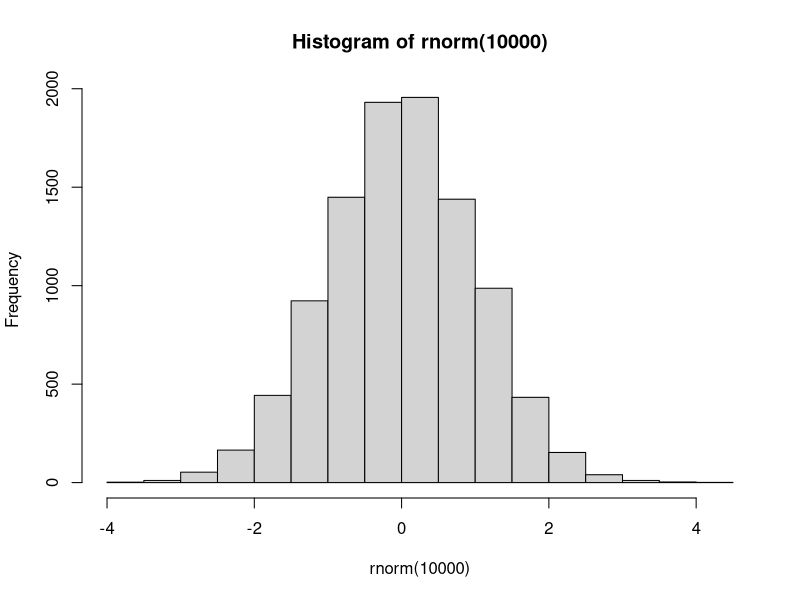
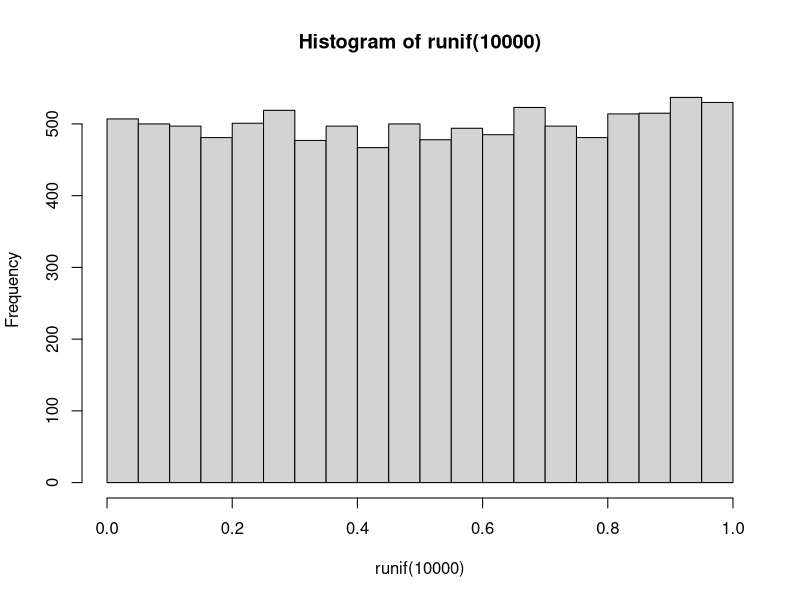

R code for these plots, in order: (Note: this script raises an error after producing the figures.)
# generowanie danych

rnorm(10)
rnorm(10, 170, 10)

hist(rnorm(10000))

runif(10)
hist(runif(10000))
round(runif(10, 1, 100))

dane <- data.frame(x1=rnorm(10), x2=rnorm(10), x3=rnorm(10), x4=rnorm(10))

w1 <- (min(dane$x1)-max(dane$x1))/mean(dane$x1)
w2 <- (min(dane$x2)-max(dane$x2))/mean(dane$x2)
w3 <- (min(dane$x3)-max(dane$x3))/mean(dane$x3)
w4 <- (min(dane$x4)-max(dane$x4))/mean(dane$x4)

# funkcje

oblicz_wskaznik <- function(x){
  
  wskaznik <- (min(x)-max(x))/median(x)
  
  return(wskaznik)
  
}

w1 <- oblicz_wskaznik(dane$x1)
w2 <- oblicz_wskaznik(dane$x2)
w3 <- oblicz_wskaznik(dane$x3)
w4 <- oblicz_wskaznik(dane$x4)

# zadanie

# sposób 1
przeskaluj01 <- function(x){
  
  z <- (x-min(x))/(max(x)-min(x))
  
  return(z)
  
}

dane$z1 <- przeskaluj01(dane$x1)
dane$z2 <- przeskaluj01(dane$x2)
dane$z3 <- przeskaluj01(dane$x3)
dane$z4 <- przeskaluj01(dane$x4)

# sposób 2
przeskaluj01 <- function(x){
  
  (x-min(x))/(max(x)-min(x))
  
}

# sposób 3
przeskaluj01 <- function(x) (x-min(x))/(max(x)-min(x)) 

# warunki

liczba <- 10

sprawdz_liczbe <- function(liczba){
  
  if(is.character(liczba)){
    stop("Argument jest tekstem")
  } else if(is.na(liczba)){
    stop("Argument jest brakiem danych")
  }
  
  if(liczba > 0){
    print("Liczba jest większa od 0")
  } else if(liczba < 0){
    print("Liczba jest mniejsza od 0")
  } else{
    print("Liczba jest równa 0")
  }
  
}

sprawdz_liczbe(-10)
sprawdz_liczbe(0)
sprawdz_liczbe(10)
sprawdz_liczbe("abc")
sprawdz_liczbe("")
sprawdz_liczbe(NA)

# ifelse

# sposób 1
tekst <- ifelse(test = liczba > 0, 
                yes = "Liczba większa od 0", 
                no = "Liczba nie jest większa od 0")

print(tekst)

# sposób 2
if(liczba > 0){
  tekst <- "Liczba większa od 0"
} else {
  tekst <- "Liczba nie jest większa od 0"
}

print(tekst)

# operacje na danych

dane$x1_tekst <- ifelse(dane$x1 > 0, "Liczba > 0", "Liczba <= 0")

dane$x1_tekst <- ifelse(test = dane$x1 > 0, yes = "Liczba > 0", 
                        no = ifelse(test = dane$x1 < 0, yes = "Liczba < 0", no = "Liczba = 0"))

library(tidyverse)

dane <- dane %>% 
  mutate(z1_tekst=case_when(
    z1 == 0 ~ "Liczba = 0",
    z1 < 0.5 ~ "Liczba < 0.5",
    z1 >= 0.5 ~ "Liczba >= 0.5"
  ))

dane <- dane %>% 
  mutate(z1_tekst=if_else(z1 == 0, "Liczba = 0", 
                          if_else(z1 < 0.5, "Liczba < 0.5", "Liczba >= 0.5")))

# zadanie

czy_podzielna35 <- function(liczba){
  
  if(liczba %% 3 == 0 && liczba %% 5 == 0){
    print("Liczba podzielna przez 3 i 5")
  } else if(liczba %% 3 == 0){
    print("Liczba podzielna przez 3")
  } else if(liczba %% 5 == 0){
    print("Liczba podzielna przez 5")
  } else {
    print("Liczba niepodzielna ani przez 3 ani przez 5")
  }
  
}

czy_podzielna35(9)
czy_podzielna35(10)
czy_podzielna35(15)
czy_podzielna35(2)

# pętla

month.name

# magiczna liczba 12
for(month in 1:12){
  
  print(month.name[month])
  
}

# długość wektora
for(month in 1:length(month.name)){
  
  print(month.name[month])
  
}

# użycie seq_along
for(month in seq_along(month.name)){
  
  print(month.name[month])
  
}

# użycie iteratora
month_upper <- character(length(month.name))

for(month in seq_along(month.name)){
  
  month_upper[month] <- toupper(month.name[month])
  
}

month_upper

# iterowanie elementów
for(month in month.name){
  
  print(month)
  
}

# rzut kostką

wynik_kostka <- numeric(1000000)

for(i in 1:1000000){
  
  wynik_kostka[i] <- sample(1:6, 1)
  
}

wynik_kostka
mean(wynik_kostka)
table(wynik_kostka)

wynik_kostka_vec <- sample(1:6, 1000000, replace = T)
mean(wynik_kostka_vec)

# zadanie

for(i in seq(99,1,-1)){
  if(i == 1){
    print('1 bottle of beer on the wall, 1 bottle of beer! So take it down, pass it around, no more bottles of beer on the wall!')
  } else if(i == 2){
    print('2 more bottles of beer on the wall, 2 more bottles of beer! So take one down, pass it around, 1 more bottle of beer on the wall!')
  } else {
    print(paste0(i,' bottles of beer on the wall, ', i, ' bottles of beer! So take it down, pass it around,', i - 1, 'more bottles of beer on the wall!'))
  }
}
